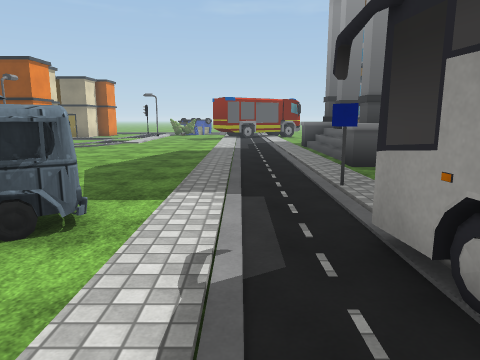
[1] (above)

24 first-person views from a walk through a scene from a Unity 3-D project. The camera is 1.5 m above the floor, tilts 10° down and sees 70° across. The floor is counted in squares, 1.45 m on a side. Each view is taken from the middle of a square. On the plan, view 1 faces up. The plan holds only what a view shows up to about 13 squares ahead; the rest is blank. The place goes on beyond the plan. The terrain is drawn as flat ground. The player character is not drawn. Some surface patterns are stand-ins.

[2]
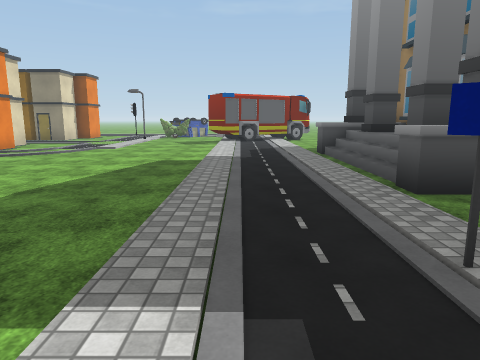

[3]
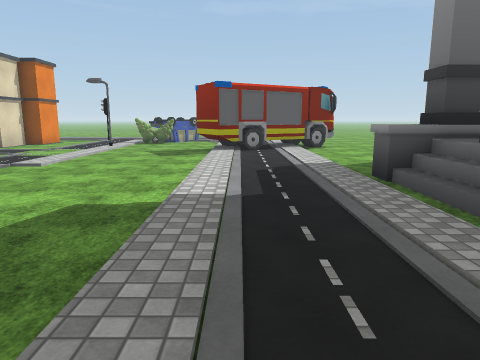

[4]
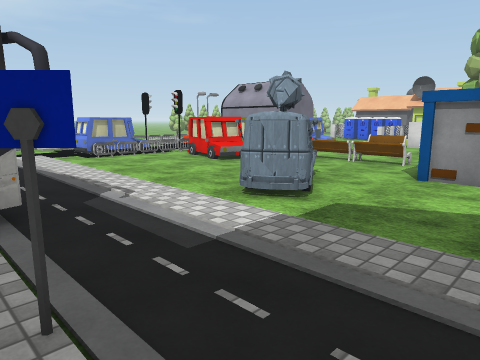

[5]
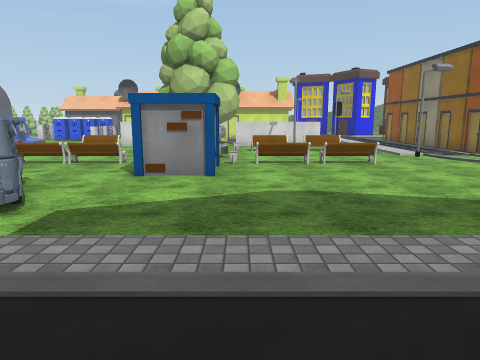

[6]
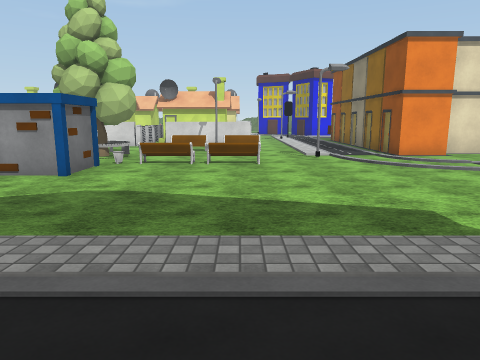

[7]
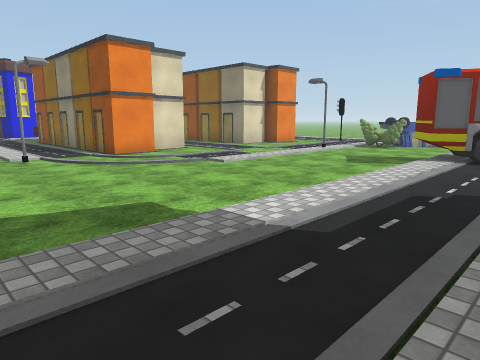

[8]
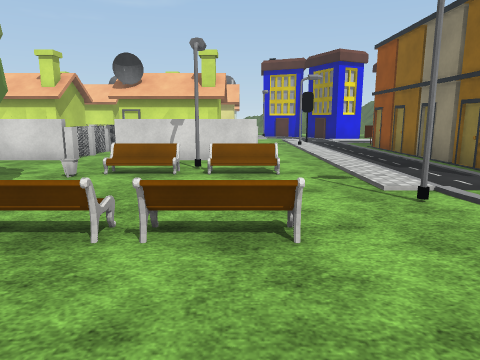

[9]
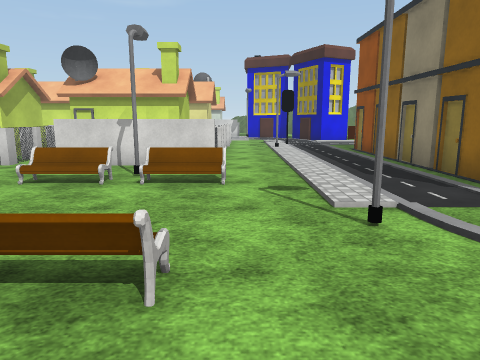

[10]
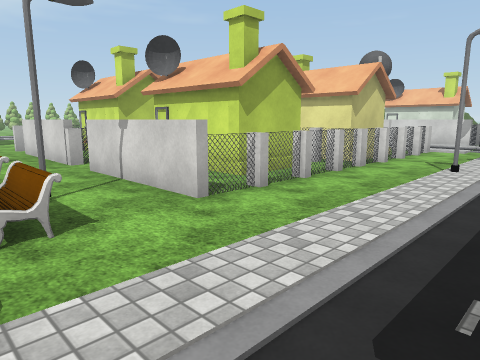

[11]
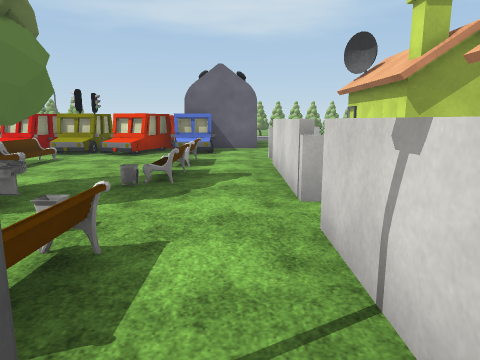

[12]
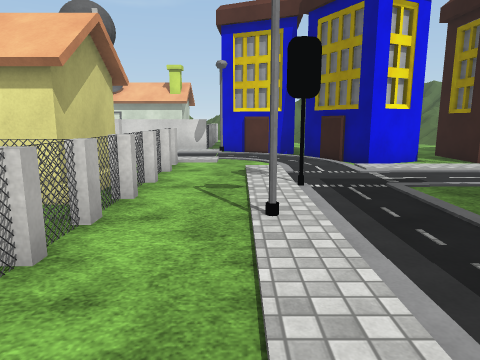

[13]
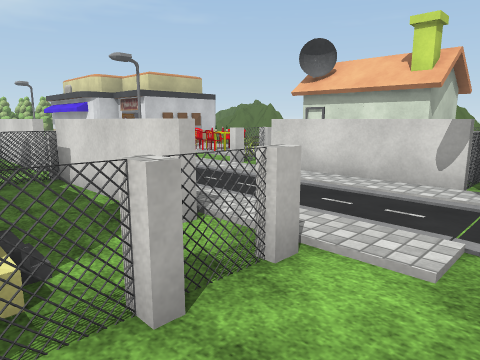

[14]
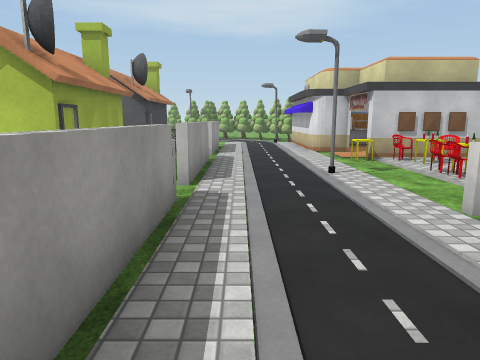

[15]
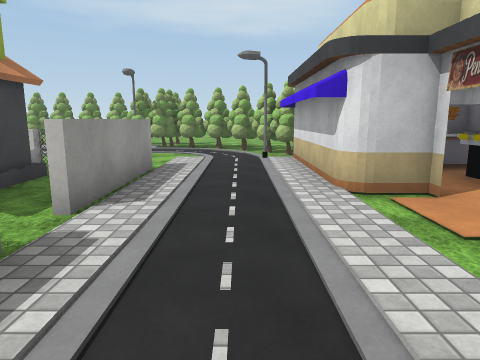

[16]
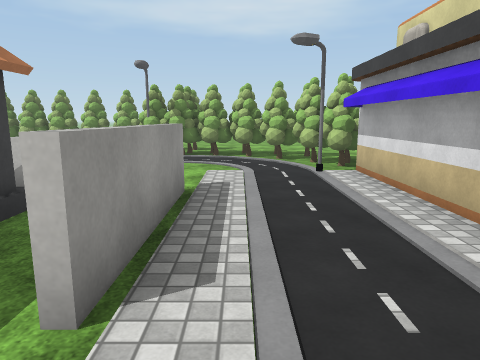

[17]
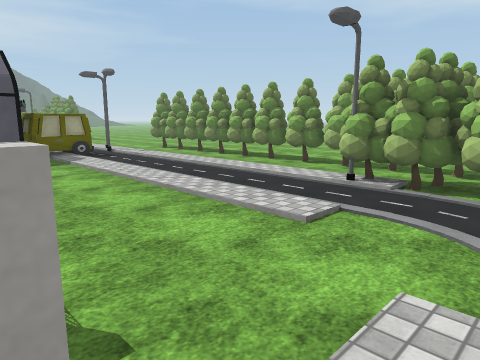

[18]
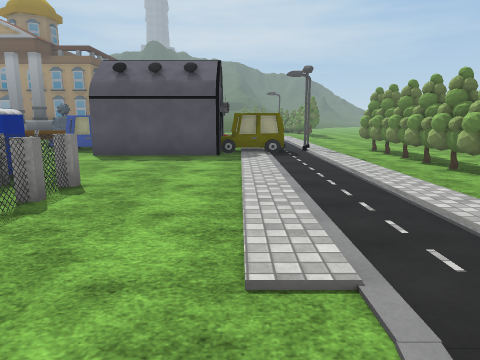

[19]
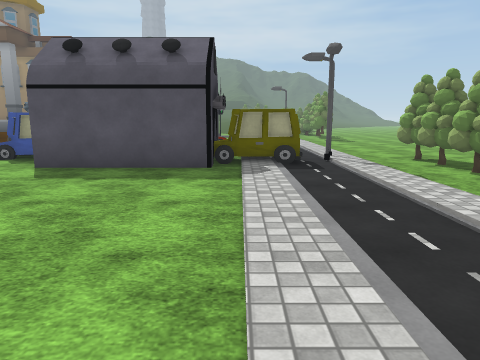

[20]
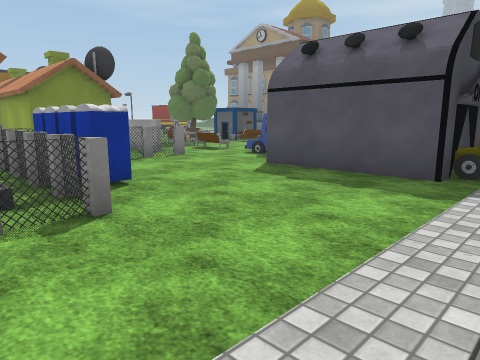

[21]
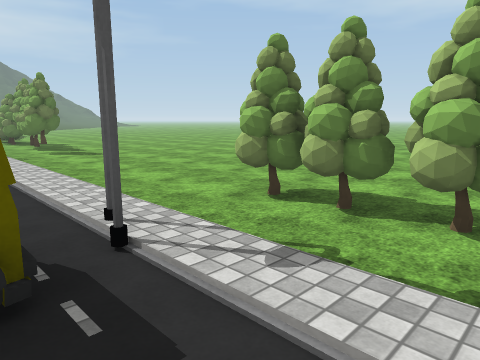

[22]
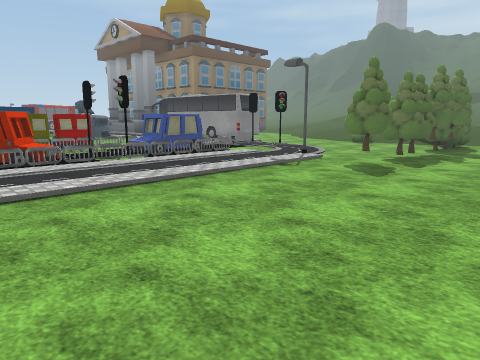

[23]
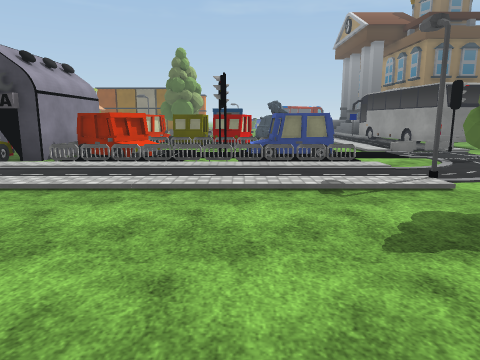

[24]
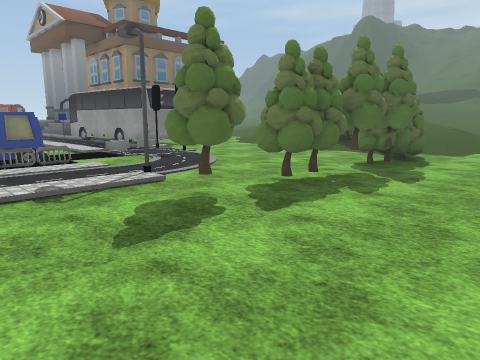

### Floor plan
Key: @ floor where view 1 was taken; # wall or solid block; x gap in a wall; . main floor; : floor 1 m higher than the main floor; / step, stairs or slope; = window, fence, low wall or low ledge; ^ raised ledge; O other object.
Columns run from 28 left of view 1 to 4 right of it. Each row starts with its distance up from view 1.
 21                      ......OOOO..
 20                      ......OOO...
 19                      ......//....
 18    .###           O........//....
 17     ...           O........//...
 16      ##...         #.......//...
 15      ##..=x#########.......//..^#
 14    ###.....................//..^#
 13    #.....#.................//../#
 12    #................#......//../=
 11  OO#.............=.........//../:
 10 O O...OOOOOOOOOO.=...O.....//../#
  9 O O...O.O OOOO.O.x.........//..^#
  8 O O...O.O O  O O.O...O.....//..^#
  7 O O...O.OO   O O....O#.....//...
  6  OO...OO    OOOO...OO###...//..
  5  ......OOOOOOOOO...OO  #...//.#
  4  O....O.O OOOO O.=#..O...OO//..
  3 OO.#..O O  O O O.=#..O..OOO//#
  2 O=....O OO O O.O.= ..=.. ..//#
  1 #O^...OO   OOOOO.= ..x.....//
  0 ##......OOO# ....O.OOO.O.../@
 -1  .....O.O O# ....OOOOOOO...//
 -2 ^.##..O.O O# ....O OOOOO...// #
 -3 ^. #..O.O O#....##  =======///##
 -4 ^  #..O OOO.....# #  ....../O...
 -5   #.............= #OO...OO......
 -6   ##............#O#OO=.#OO.... ..
 -7    O............OO.========......
 -8    OO...........OO...............
 -9    OOOOOO......../........#......
-10  ..OOOOOO//////////////////......
-11  ....OOOOOOO.OOOOO........OOO.OOO
-12   ....OOOOOOOOOOOO........OOOOOOO
-13        ..........................
-14           .... .................
-15            ..   ...........

Where each view was taken, in squares from view 1:
view 1: 0 up, 0 right, facing up
view 2: 3 up, 0 right, facing up
view 3: 8 up, 0 right, facing up
view 4: 7 up, 2 right, facing down-left
view 5: 7 up, 2 right, facing left
view 6: 10 up, 2 right, facing left
view 7: 10 up, 2 right, facing up-left
view 8: 10 up, 4 left, facing left
view 9: 11 up, 5 left, facing left
view 10: 14 up, 10 left, facing down-left
view 11: 10 up, 12 left, facing down
view 12: 12 up, 14 left, facing left
view 13: 12 up, 20 left, facing down-left
view 14: 10 up, 23 left, facing down
view 15: 3 up, 24 left, facing down
view 16: 1 up, 23 left, facing down
view 17: 4 down, 23 left, facing down-right
view 18: 7 down, 23 left, facing right
view 19: 7 down, 20 left, facing right
view 20: 8 down, 19 left, facing up-right
view 21: 8 down, 14 left, facing down-right
view 22: 15 down, 10 left, facing up-right
view 23: 15 down, 5 left, facing up
view 24: 15 down, 5 left, facing up-right
